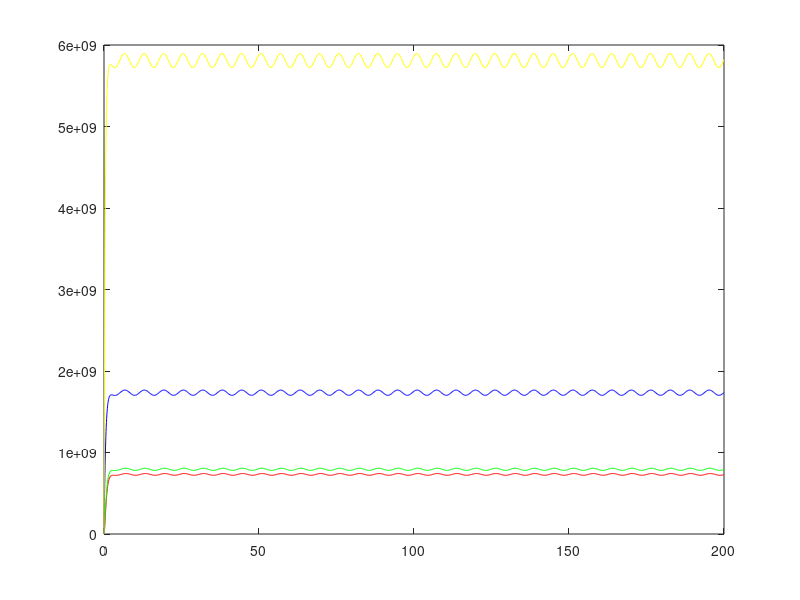

The MATLAB source for this figure:
function Coupled
    %params
    A = 193;
    B = 2.1;
    C = 1;
    Fb = 0;
    F = 0;
    x1 = 0;
    x2 = 30;
    x3 = 60;
    x4 = 90;
    G = @(t, E) [getAlbedo(E(1), x1)*getSeasonal(x1, t)-(A+B*E(1))+C*(mean(E)-E(1))+Fb+F;
                    getAlbedo(E(2), x2)*getSeasonal(x2, t)-(A+B*E(2))+C*(mean(E)-E(2))+Fb+F;
                        getAlbedo(E(3), x3)*getSeasonal(x3, t)-(A+B*E(3))+C*(mean(E)-E(3))+Fb+F;
                            getAlbedo(E(4), x4)*getSeasonal(x4, t)-(A+B*E(4))+C*(mean(E)-E(4))+Fb+F];
    [t E] = ode45(G, [0 200], [1, 1, 1, 1]);
    plot(t, E(:,1), 'r', t, E(:,2), 'g', t, E(:,3), 'b', t, E(:,4), 'y');
end

function albedo=getAlbedo(E, x)
    a0 = 1;
    a2 = 1;
    ai = 1;
    if E > 0
        albedo=a0-a2*(x*x);
    else
        albedo = ai;
    end
end

function season=getSeasonal(x, t)
    S0 = 420;
    S1 = 338;
    S2 = 240;
    w = 1;
    season = S0-S1*x*cos(w*t)-S2*x*x;
end